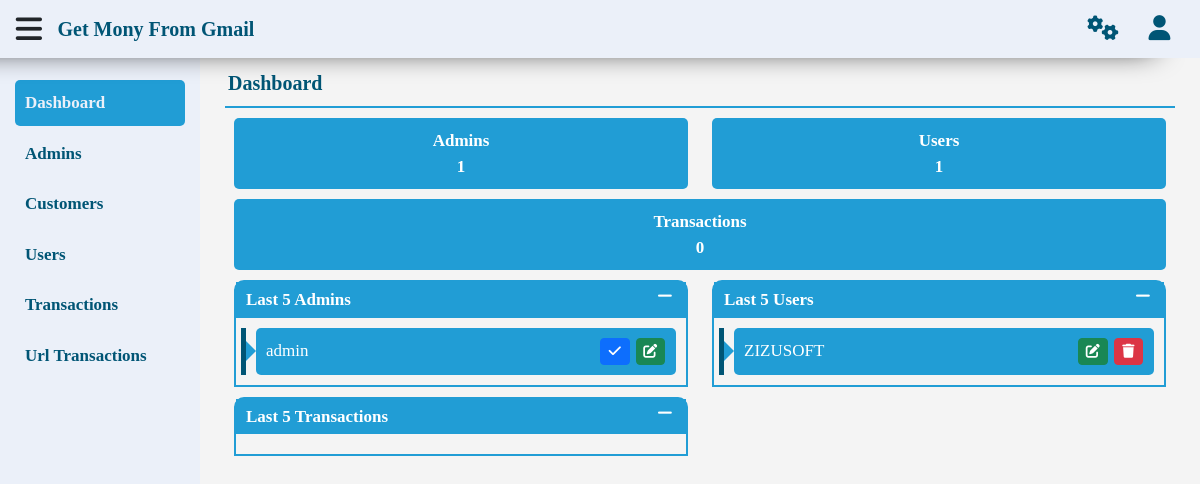
The page /gmr/dashboard.php (signed in) on the database as committed earlier.
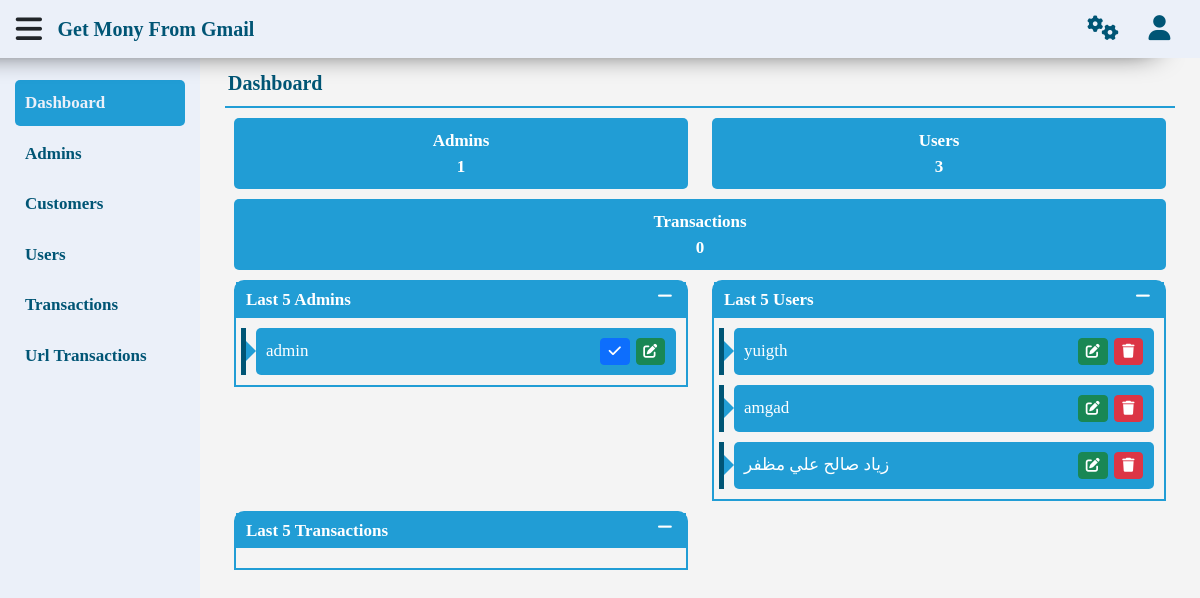
The same page on the database as committed later.
### tables this page shows
CREATE TABLE `users` (
  `id` int(11) NOT NULL,
  `username` text NOT NULL,
  `pass` text NOT NULL,
  `phone` text NOT NULL,
  `main_email` varchar(255) NOT NULL,
  `email` text NOT NULL,
  `us_date` timestamp NOT NULL DEFAULT current_timestamp(),
  `active` int(1) NOT NULL DEFAULT 1,
  `type` int(1) NOT NULL DEFAULT 2
);

### gmr/function.php (called while the page is built, shortened)
<?php
function getData ($table, $where = '1 = 1', $value = null, $by = 'id', $order = 'DESC', $limit = null) {
    global $con;
    $statment = $con->prepare("SELECT * FROM $table WHERE $where ORDER BY $by $order $limit");
    $statment->execute($value);
    return $statment->fetchAll();
}
function getCount ($table, $where = '1 = 1', $value = null) {
    global $con;
    $statment = $con->prepare("SELECT * FROM $table WHERE $where");
    $statment->execute($value);
    return $statment->rowCount();
}

### gmr/inc/temp/dashboard.php (the view, shortened to what this page needs)
<div class="content">
    <nav class="navbar navbar-expand-lg">
        <a class="navbar-brand">
            <span><?php echo $pageTitle ?></span>
        </a>
    </nav>
    <div class="dashboard">
        <div class="container">
            <div class="boards">
                <div class="row text-center">
                    <div class="col-sm-6">
                        <div class="board">
                            <p>Admins</p>
                            <span>
                                <?php echo getCount('admins') ?>
                            </span>
                        </div>
                    </div>
                    <div class="col-sm-6">
                        <div class="board">
                            <p>Users</p>
                            <span>
                                <?php echo getCount('users') ?>
                            </span>
                        </div>
                    </div>
                    <div class="col-12">
                        <div class="board">
                            <p>Transactions</p>
                            <span>
                                <?php echo getCount('transactions') ?>
                            </span>
                        </div>
                    </div>
                </div>
            </div>
            <div class="row">
                <div class="col-md-6">
                    <div class="panel">
                        <div class="panel-heading">
                            <span>Last 5 Admins</span>
                            <i class="fa fa-minus fa-fw"></i>
                        </div>
                        <div class="panel-body">
                            <?php foreach (getData('admins', '1 = ?', array(1), 'id', 'desc', 'limit 5') as $all) { ?>
                            <div>
                                <p><span><?php echo $all['username'] ?></p>
                                <div class="control">
                                    <a href="?Page=Active&ID=<?php echo $all['id'] ?>" class="btn btn-primary btn-sm">
                                        <i class="fa fa-check fa-fw"></i>
                                    </a>
                                    <a href="admins.php?Page=Edit&ID=<?php echo $all['id'] ?>" class="btn btn-success btn-sm">
                                        <i class="fa fa-edit fa-fw"></i>
                                    </a>
                                </div>
                            </div>
                            <?php } ?>
                        </div>
                    </div>
                </div>
                <div class="col-md-6">
                    <div class="panel">
                        <div class="panel-heading">
                            <span>Last 5 Users</span>
                            <i class="fa fa-minus fa-fw"></i>
                        </div>
                        <div class="panel-body">
                            <?php foreach (getData('users', '1 = ?', array(1), 'id', 'desc', 'limit 5') as $all) { ?>
                            <div>
                                <p><?php echo $all['username'] ?></p>
                                <div class="control">
                                    <a href="admins.php?Page=Edit&ID=<?php echo $all['id'] ?>" class="btn btn-success btn-sm">
                                        <i class="fa fa-edit fa-fw"></i>
                                    </a>
                                    <?php if ($all['id'] != 1) { ?>
                                    <a href="#delete" class="btn btn-danger btn-sm" data-id="<?php echo $all['id']?>" data-page="admins">
                                        <i class="fa fa-trash fa-fw"></i>
                                    </a>
                                    <?php } ?>
                                </div>
                            </div>
                            <?php } ?>
                        </div>
                    </div>
                </div>
                <div class="col-md-6">
                    <div class="panel">
                        <div class="panel-heading">
                            <span>Last 5 Transactions</span>
                            <i class="fa fa-minus fa-fw"></i>
                        </div>
                        <div class="panel-body">
                        </div>
                    </div>
                </div>
            </div>
        </div>
    </div>
</div>

Rows that differ between the two databases and show on the page:
removed users: username "ZIZUSOFT"
added users: username "yuigth"
added users: username "amgad"
added users: username "زياد صالح علي مظفر"
Other text that changed with them:
getCount('users'): "1" → "3"
